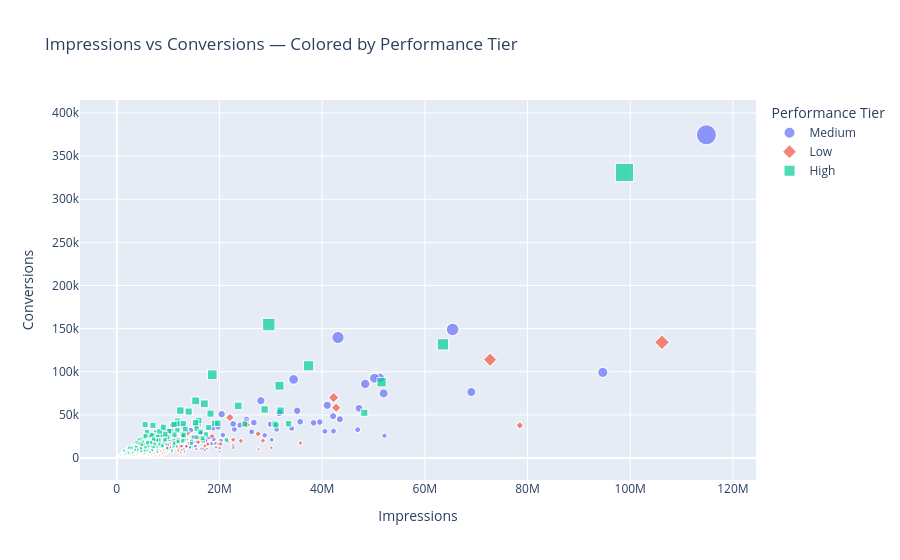
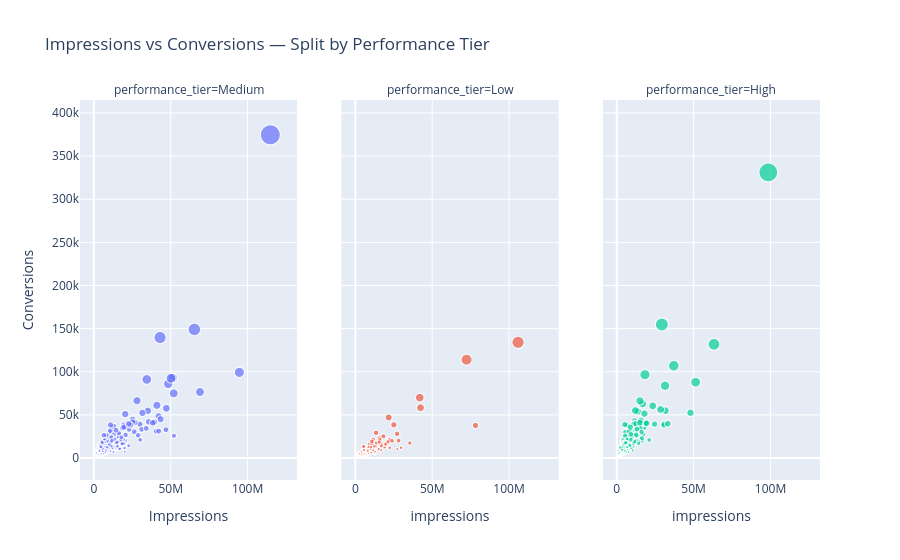
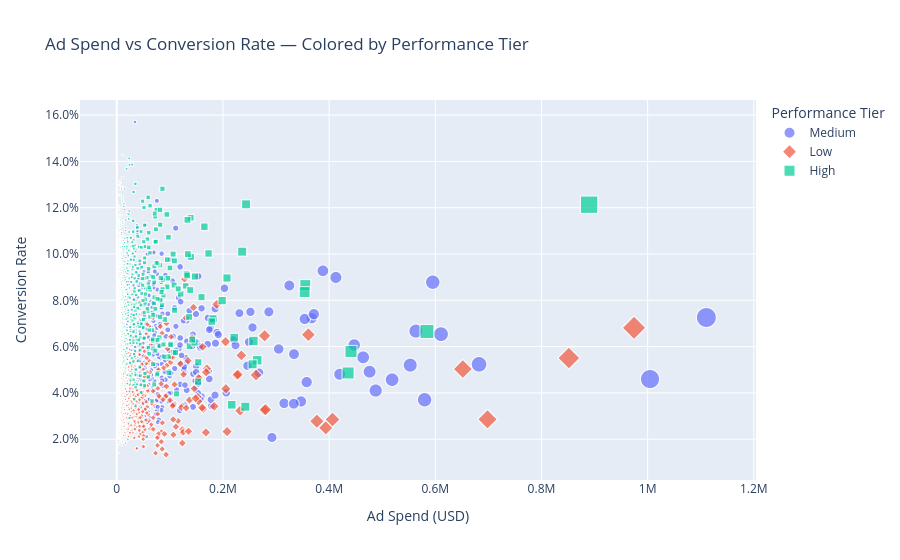

These figures' notebook cell, in order:
### Markdown cell above
### Overall View

Google dominates across all devices, showing the highest ROAS (12–13.5 range).

Facebook is consistently strong (9.5–11.0), second only to Google.

Instagram sits in the middle tier (around 7.8–8.3), performing well but below Facebook/Google.

LinkedIn, TikTok, and Twitter lag with significantly lower ROAS, typically 4–6.5.

### Device-Level Insights
#### Desktop

Google (12.31) and Facebook (9.53) lead.

Instagram holds moderate performance (8.03).

LinkedIn, TikTok, and Twitter perform much worse (ROAS ~5–6).

#### Mobile

Google tops again (13.53), strongest performance overall.

Facebook is strong (10.76).

Instagram weaker on mobile (7.80 vs ~8 on other devices).

LinkedIn (5.79), TikTok (6.66), and Twitter (3.85) lag — Twitter is especially poor.

#### Tablet

Google (13.21) remains strong.

Facebook (10.99) surprisingly performs best here compared to its desktop/mobile scores.

Instagram stable (8.25).

LinkedIn (5.68) and TikTok (5.57) are weak.

Twitter slightly improves but still bottom (4.43).

### Code cell
import numpy as np
import pandas as pd
import plotly.express as px



# Ensure tier order
tier_order = ['High', 'Medium', 'Low']
ad_df['performance_tier'] = pd.Categorical(ad_df['performance_tier'], categories=tier_order, ordered=True)

# ---------------------------
# 2) (Optional) Tier profiles table
# ---------------------------
tier_profiles = ad_df.groupby('performance_tier').agg({
    'ad_spend': ['mean', 'median', 'sum'],
    'ROAS': ['mean', 'median'],
    'CTR': 'mean',
    'conversion_rate': 'mean',
    'creative_score': 'mean',
    'campaign_duration_days': 'mean',
    'impressions': 'mean',
    'conversions': 'mean'
}).round(2)

# ---------------------------
# 3) Plots
# ---------------------------

# Plot 1: Impressions vs Conversions (color by tier)
fig1 = px.scatter(
    ad_df,
    x='impressions',
    y='conversions',
    color='performance_tier',
    symbol='performance_tier',
    size='conversions',  # bubble sized by conversions
    hover_data={
        'performance_tier': True,
        'ad_spend': ':.0f',
        'ROAS': ':.2f',
        'CTR': ':.2%',
        'conversion_rate': ':.2%',
        'impressions': ':,',
        'conversions': ':,'
    },
    title='Impressions vs Conversions — Colored by Performance Tier',
)
fig1.update_layout(
    xaxis_title='Impressions',
    yaxis_title='Conversions',
    legend_title='Performance Tier',
    hovermode='closest'
)

# Plot 2: Faceted small multiples by tier
fig2 = px.scatter(
    ad_df,
    x='impressions',
    y='conversions',
    color='performance_tier',
    facet_col='performance_tier',
    facet_col_spacing=0.06,
    size='conversions',
    hover_data={
        'performance_tier': True,
        'ad_spend': ':.0f',
        'ROAS': ':.2f',
        'CTR': ':.2%',
        'conversion_rate': ':.2%',
        'impressions': ':,',
        'conversions': ':,'
    },
    title='Impressions vs Conversions — Split by Performance Tier'
)
fig2.update_layout(
    xaxis_title='Impressions',
    yaxis_title='Conversions',
    legend_title='Performance Tier',
)
# Optional: hide redundant legends in facets
for a in fig2.select_traces():
    a.showlegend = False

# Plot 3: Ad Spend vs Conversion Rate (color by tier)
fig3 = px.scatter(
    ad_df,
    x='ad_spend',
    y='conversion_rate',
    color='performance_tier',
    symbol='performance_tier',
    size='ad_spend',
    hover_data={
        'performance_tier': True,
        'ad_spend': ':.0f',
        'ROAS': ':.2f',
        'CTR': ':.2%',
        'conversion_rate': ':.2%',
        'impressions': ':,',
        'conversions': ':,'
    },
    title='Ad Spend vs Conversion Rate — Colored by Performance Tier'
)
fig3.update_layout(
    xaxis_title='Ad Spend (USD)',
    yaxis_title='Conversion Rate',
    legend_title='Performance Tier',
    hovermode='closest'
)
fig3.update_yaxes(tickformat='.1%')

# Show the figures
fig1.show()
fig2.show()
fig3.show()

### Figure 1 — Plotly figure (JSON) as saved in the notebook; plotly's stock layout.template omitted (floating-point values rounded to 4 significant figures; data arrays with more than 128 entries replaced by an {"elided": "..."} marker saying what was removed)
{"data": [{"customdata": {"elided": "2500x5 mixed values"}, "hovertemplate": "performance_tier=%{customdata[0]}<br>impressions=%{x:,}<br>conversions=%{marker.size:,}<br>ad_spend=%{customdata[1]:.0f}<br>ROAS=%{customdata[2]:.2f}<br>CTR=%{customdata[3]:.2%}<br>conversion_rate=%{customdata[4]:.2%}<extra></extra>", "legendgroup": "Medium", "marker": {"color": "#636efa", "size": {"elided": "2500 int values"}, "sizemode": "area", "sizeref": 936.9, "symbol": "circle"}, "mode": "markers", "name": "Medium", "showlegend": true, "type": "scattergl", "x": {"elided": "2500 int values"}, "xaxis": "x", "y": {"elided": "2500 int values"}, "yaxis": "y"}, {"customdata": {"elided": "1250x5 mixed values"}, "hovertemplate": "performance_tier=%{customdata[0]}<br>impressions=%{x:,}<br>conversions=%{marker.size:,}<br>ad_spend=%{customdata[1]:.0f}<br>ROAS=%{customdata[2]:.2f}<br>CTR=%{customdata[3]:.2%}<br>conversion_rate=%{customdata[4]:.2%}<extra></extra>", "legendgroup": "Low", "marker": {"color": "#EF553B", "size": {"elided": "1250 int values"}, "sizemode": "area", "sizeref": 936.9, "symbol": "diamond"}, "mode": "markers", "name": "Low", "showlegend": true, "type": "scattergl", "x": {"elided": "1250 int values"}, "xaxis": "x", "y": {"elided": "1250 int values"}, "yaxis": "y"}, {"customdata": {"elided": "1250x5 mixed values"}, "hovertemplate": "performance_tier=%{customdata[0]}<br>impressions=%{x:,}<br>conversions=%{marker.size:,}<br>ad_spend=%{customdata[1]:.0f}<br>ROAS=%{customdata[2]:.2f}<br>CTR=%{customdata[3]:.2%}<br>conversion_rate=%{customdata[4]:.2%}<extra></extra>", "legendgroup": "High", "marker": {"color": "#00cc96", "size": {"elided": "1250 int values"}, "sizemode": "area", "sizeref": 936.9, "symbol": "square"}, "mode": "markers", "name": "High", "showlegend": true, "type": "scattergl", "x": {"elided": "1250 int values"}, "xaxis": "x", "y": {"elided": "1250 int values"}, "yaxis": "y"}], "layout": {"hovermode": "closest", "legend": {"itemsizing": "constant", "title": {"text": "Performance Tier"}, "tracegroupgap": 0}, "title": {"text": "Impressions vs Conversions — Colored by Performance Tier"}, "xaxis": {"anchor": "y", "domain": [0, 1], "title": {"text": "Impressions"}}, "yaxis": {"anchor": "x", "domain": [0, 1], "title": {"text": "Conversions"}}}}

### Figure 2 — Plotly figure (JSON) as saved in the notebook; plotly's stock layout.template omitted (floating-point values rounded to 4 significant figures; data arrays with more than 128 entries replaced by an {"elided": "..."} marker saying what was removed)
{"data": [{"customdata": {"elided": "2500x5 mixed values"}, "hovertemplate": "performance_tier=%{customdata[0]}<br>impressions=%{x:,}<br>conversions=%{marker.size:,}<br>ad_spend=%{customdata[1]:.0f}<br>ROAS=%{customdata[2]:.2f}<br>CTR=%{customdata[3]:.2%}<br>conversion_rate=%{customdata[4]:.2%}<extra></extra>", "legendgroup": "Medium", "marker": {"color": "#636efa", "size": {"elided": "2500 int values"}, "sizemode": "area", "sizeref": 936.9, "symbol": "circle"}, "mode": "markers", "name": "Medium", "showlegend": false, "type": "scattergl", "x": {"elided": "2500 int values"}, "xaxis": "x", "y": {"elided": "2500 int values"}, "yaxis": "y"}, {"customdata": {"elided": "1250x5 mixed values"}, "hovertemplate": "performance_tier=%{customdata[0]}<br>impressions=%{x:,}<br>conversions=%{marker.size:,}<br>ad_spend=%{customdata[1]:.0f}<br>ROAS=%{customdata[2]:.2f}<br>CTR=%{customdata[3]:.2%}<br>conversion_rate=%{customdata[4]:.2%}<extra></extra>", "legendgroup": "Low", "marker": {"color": "#EF553B", "size": {"elided": "1250 int values"}, "sizemode": "area", "sizeref": 936.9, "symbol": "circle"}, "mode": "markers", "name": "Low", "showlegend": false, "type": "scattergl", "x": {"elided": "1250 int values"}, "xaxis": "x2", "y": {"elided": "1250 int values"}, "yaxis": "y2"}, {"customdata": {"elided": "1250x5 mixed values"}, "hovertemplate": "performance_tier=%{customdata[0]}<br>impressions=%{x:,}<br>conversions=%{marker.size:,}<br>ad_spend=%{customdata[1]:.0f}<br>ROAS=%{customdata[2]:.2f}<br>CTR=%{customdata[3]:.2%}<br>conversion_rate=%{customdata[4]:.2%}<extra></extra>", "legendgroup": "High", "marker": {"color": "#00cc96", "size": {"elided": "1250 int values"}, "sizemode": "area", "sizeref": 936.9, "symbol": "circle"}, "mode": "markers", "name": "High", "showlegend": false, "type": "scattergl", "x": {"elided": "1250 int values"}, "xaxis": "x3", "y": {"elided": "1250 int values"}, "yaxis": "y3"}], "layout": {"annotations": [{"font": {}, "showarrow": false, "text": "performance_tier=Medium", "x": 0.1467, "xanchor": "center", "xref": "paper", "y": 1, "yanchor": "bottom", "yref": "paper"}, {"font": {}, "showarrow": false, "text": "performance_tier=Low", "x": 0.5, "xanchor": "center", "xref": "paper", "y": 1, "yanchor": "bottom", "yref": "paper"}, {"font": {}, "showarrow": false, "text": "performance_tier=High", "x": 0.8533, "xanchor": "center", "xref": "paper", "y": 1, "yanchor": "bottom", "yref": "paper"}], "legend": {"itemsizing": "constant", "title": {"text": "Performance Tier"}, "tracegroupgap": 0}, "title": {"text": "Impressions vs Conversions — Split by Performance Tier"}, "xaxis": {"anchor": "y", "domain": [0, 0.2933], "title": {"text": "Impressions"}}, "xaxis2": {"anchor": "y2", "domain": [0.3533, 0.6467], "matches": "x", "title": {"text": "impressions"}}, "xaxis3": {"anchor": "y3", "domain": [0.7067, 1], "matches": "x", "title": {"text": "impressions"}}, "yaxis": {"anchor": "x", "domain": [0, 1], "title": {"text": "Conversions"}}, "yaxis2": {"anchor": "x2", "domain": [0, 1], "matches": "y", "showticklabels": false}, "yaxis3": {"anchor": "x3", "domain": [0, 1], "matches": "y", "showticklabels": false}}}

### Figure 3 — Plotly figure (JSON) as saved in the notebook; plotly's stock layout.template omitted (floating-point values rounded to 4 significant figures; data arrays with more than 128 entries replaced by an {"elided": "..."} marker saying what was removed)
{"data": [{"customdata": {"elided": "2500x5 mixed values"}, "hovertemplate": "performance_tier=%{customdata[0]}<br>ad_spend=%{marker.size:.0f}<br>conversion_rate=%{y:.2%}<br>ROAS=%{customdata[1]:.2f}<br>CTR=%{customdata[2]:.2%}<br>impressions=%{customdata[3]:,}<br>conversions=%{customdata[4]:,}<extra></extra>", "legendgroup": "Medium", "marker": {"color": "#636efa", "size": {"elided": "2500 float values"}, "sizemode": "area", "sizeref": 2777.0, "symbol": "circle"}, "mode": "markers", "name": "Medium", "showlegend": true, "type": "scattergl", "x": {"elided": "2500 float values"}, "xaxis": "x", "y": {"elided": "2500 float values"}, "yaxis": "y"}, {"customdata": {"elided": "1250x5 mixed values"}, "hovertemplate": "performance_tier=%{customdata[0]}<br>ad_spend=%{marker.size:.0f}<br>conversion_rate=%{y:.2%}<br>ROAS=%{customdata[1]:.2f}<br>CTR=%{customdata[2]:.2%}<br>impressions=%{customdata[3]:,}<br>conversions=%{customdata[4]:,}<extra></extra>", "legendgroup": "Low", "marker": {"color": "#EF553B", "size": {"elided": "1250 float values"}, "sizemode": "area", "sizeref": 2777.0, "symbol": "diamond"}, "mode": "markers", "name": "Low", "showlegend": true, "type": "scattergl", "x": {"elided": "1250 float values"}, "xaxis": "x", "y": {"elided": "1250 float values"}, "yaxis": "y"}, {"customdata": {"elided": "1250x5 mixed values"}, "hovertemplate": "performance_tier=%{customdata[0]}<br>ad_spend=%{marker.size:.0f}<br>conversion_rate=%{y:.2%}<br>ROAS=%{customdata[1]:.2f}<br>CTR=%{customdata[2]:.2%}<br>impressions=%{customdata[3]:,}<br>conversions=%{customdata[4]:,}<extra></extra>", "legendgroup": "High", "marker": {"color": "#00cc96", "size": {"elided": "1250 float values"}, "sizemode": "area", "sizeref": 2777.0, "symbol": "square"}, "mode": "markers", "name": "High", "showlegend": true, "type": "scattergl", "x": {"elided": "1250 float values"}, "xaxis": "x", "y": {"elided": "1250 float values"}, "yaxis": "y"}], "layout": {"hovermode": "closest", "legend": {"itemsizing": "constant", "title": {"text": "Performance Tier"}, "tracegroupgap": 0}, "title": {"text": "Ad Spend vs Conversion Rate — Colored by Performance Tier"}, "xaxis": {"anchor": "y", "domain": [0, 1], "title": {"text": "Ad Spend (USD)"}}, "yaxis": {"anchor": "x", "domain": [0, 1], "tickformat": ".1%", "title": {"text": "Conversion Rate"}}}}
